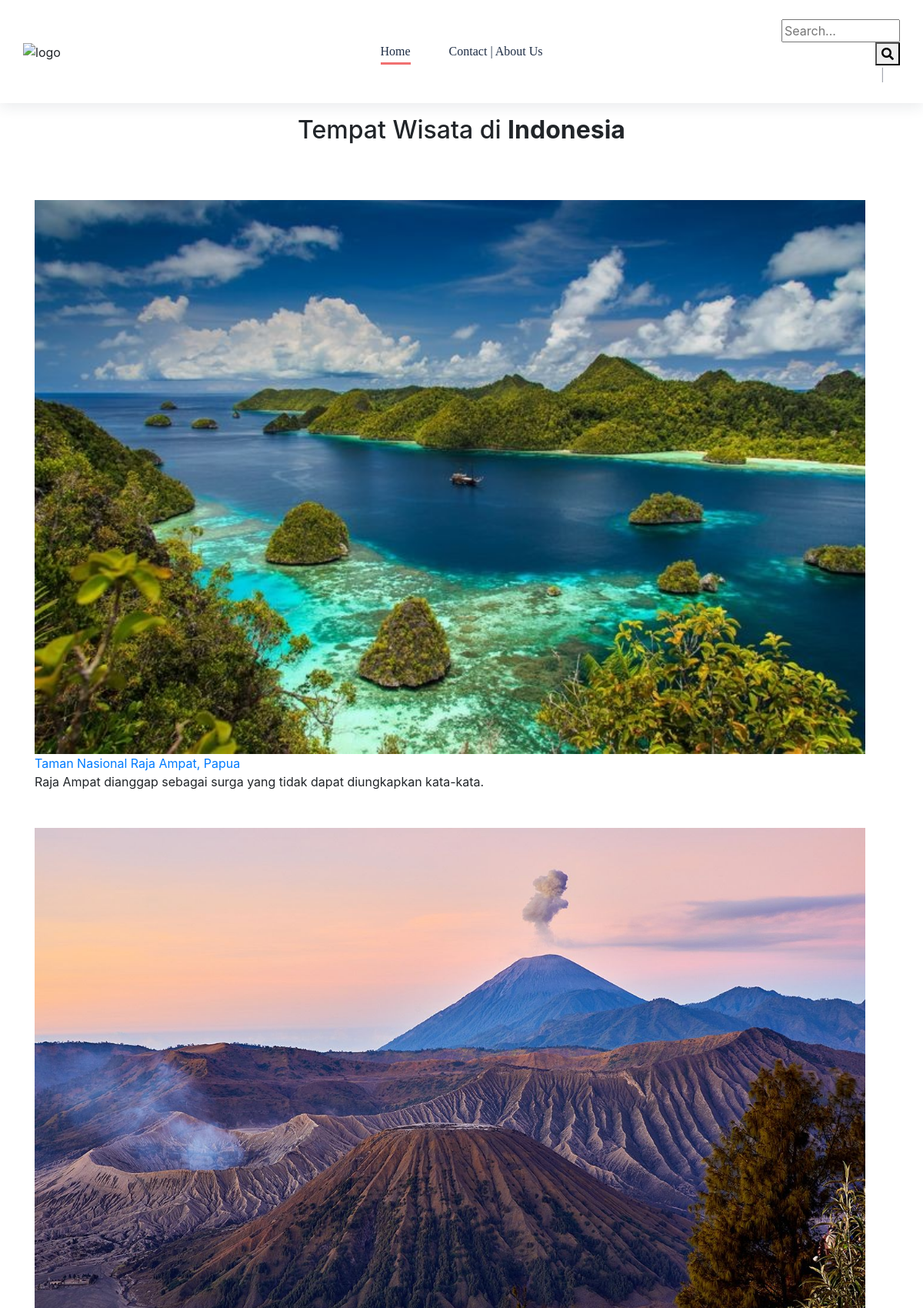
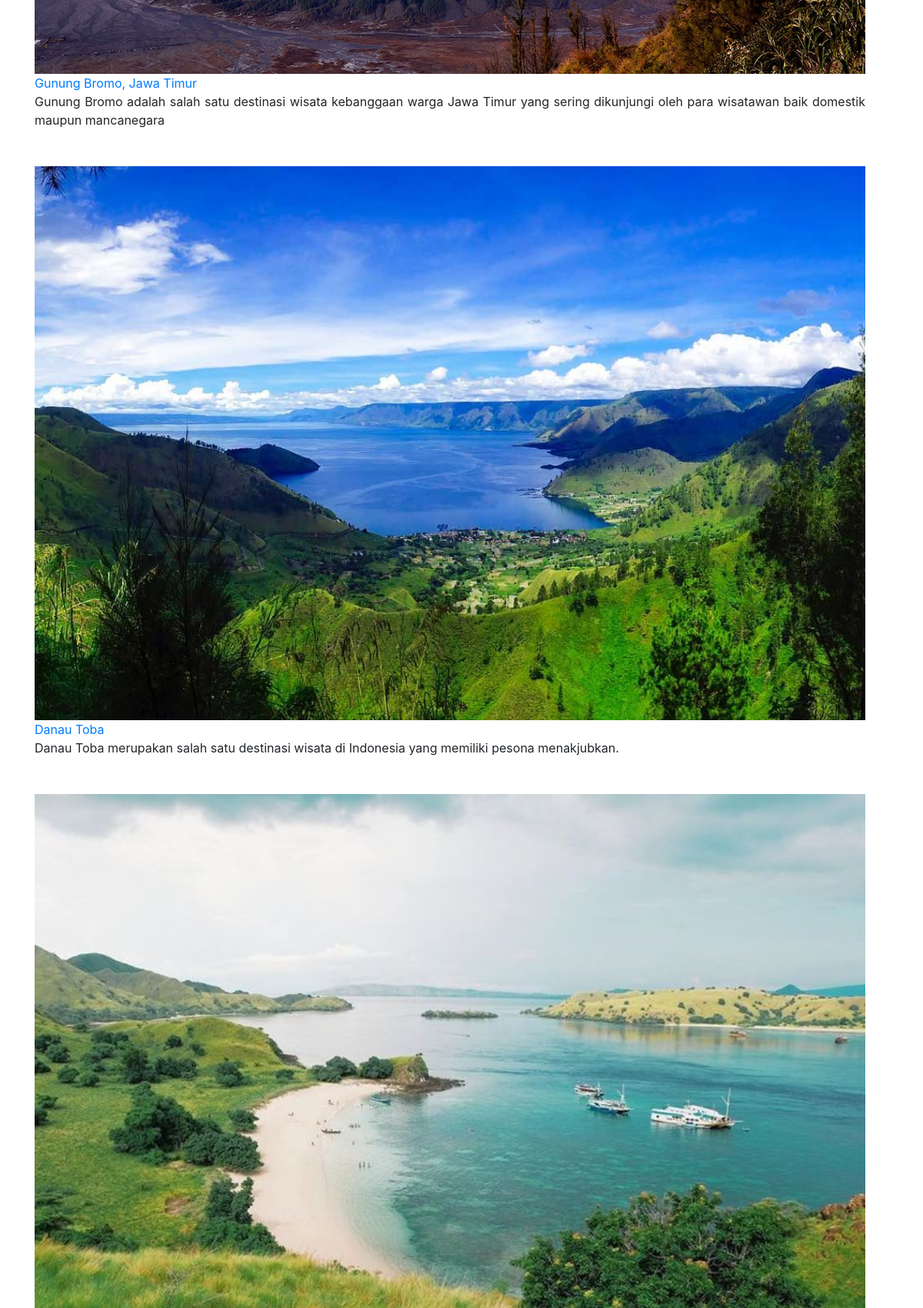
The page /?halaman=2 (upper part) on the database its author committed (2 pictures, top to bottom).
### tables this page shows
CREATE TABLE `pages` (
  `id` int(12) NOT NULL,
  `foto` varchar(255) NOT NULL,
  `title` varchar(100) NOT NULL,
  `content` varchar(255) NOT NULL,
  `created_at` timestamp NOT NULL DEFAULT current_timestamp(),
  `updated_at` timestamp NOT NULL DEFAULT current_timestamp(),
  `deleted_at` timestamp NULL DEFAULT NULL
);

### index.php (the view, shortened to what this page needs)
<?php
require_once 'admin/config/db.php';
function query($query){
  global $db;
$result = mysqli_query($db, $query);
$rows = [];
while($row = mysqli_fetch_assoc($result)){
  $rows[] = $row;
}
return $rows;
}
$jumlahDataPerHalaman = 5;
$jumlahData = count(query("SELECT * FROM pages"));
$halamanAktif = (isset($_GET["halaman"])) ? $_GET["halaman"] : 1;
$awalData = ($jumlahDataPerHalaman * $halamanAktif) - $jumlahDataPerHalaman;
$pgs = query("SELECT * FROM pages LIMIT $awalData,$jumlahDataPerHalaman");
?>
<!DOCTYPE html>
<html lang="en">
  <head>
    <link rel="stylesheet" href="assets/css/style.css">
    <link rel="stylesheet" href="assets/css/slick.css">
    <link rel="stylesheet" href="assets/css/jquery-ui.css">
    <link rel="stylesheet" href="assets/css/custom_bootstrap.css">
    <link href="admin/assets/fontawesome-free/css/all.min.css" rel="stylesheet">
    <link rel="stylesheet" href="assets/css/plyr.css">
    <link rel="stylesheet" href="assets/css/aos.css">
    <link rel="stylesheet" href="assets/css/animate.css">
    <link rel="stylesheet" href="assets/css/themify-icons.css">
  </head>
  <body>
    <div id="main">
      <header>
        <div class="header-wrapper">
          <div class="container">
            <div class="header-menu">
              <div class="row no-gutters align-items-center justify-content-center">
                <div class="col-4 col-md-2">
                  <a class="logo" disabled="">
                    <img src="assets/images/index/traveller.jpg" alt="logo" width="90%">
                  </a>
                </div>
                <div class="col-8 col-md-8">
                <nav class="navigation">
                  <ul>
                    <li class="nav-item"><a class="pisen-nav-link active" href="index.php">Home</a></i>
                    <li class="nav-item"><a class="pisen-nav-link" href="cas.php">Contact | About Us</a></li>
                  </ul>
                </nav>
              </div>
              <div class="col-0 col-xl-2">
                <div class="menu-function">
                  <div id="search">
                  <form action="" method="post">
                    <input type="text" name="keyword" id="" size="10" autofocus placeholder="Search..." autocomplete="off">
                    <button type="submit" name="cari"><i class="fas fa-search"></i></button>
                  </form>
                  </div>
                </div>
              </div>
            </div>
          </div>
        </div>
      </header>
      <h2 class="text-center"> Tempat Wisata di <b>Indonesia</b> </h2> <br>
      <?php foreach($pgs as $row) : ?>
      <section>
        <div class="container">
          <div class="container row justify-content-center">
            <div class="col-12 col-md-12" align="justify">
              <div class="post-block post-classic">
                <div class="post-img mt-5 text-center">
                  <img src="assets/images/index/<?= $row["foto"]; ?>" width="100%" alt="post image">
                </div>
                <div class="post-detail">
                  <a class="post-title regular" href="detail.php?id=<?= $row["id"]; ?>"> <?php echo $row["title"]; ?> </a>
                  <p class="post-describe">
                    <?php echo $row["content"]; ?>
                  </p>
                </div>
              </div>
            </div>
          </div>
        </div>
      </section>
      <?php endforeach; ?>
    </div>
  </body>
</html>

### assets/css/style.css (style rules this page uses)
header { position: fixed; top: 0; left: 0; z-index: 20; width: 100vw; transition: .4s ease; }
header .header-wrapper { box-shadow: 0px 4px 18px 0 rgba(32, 45, 73, 0.1); background-color: #fff; padding: 25px 0; transition: .4s ease; }
header .header-wrapper .logo { display: inline-block; }
header .header-wrapper .header-menu ul { text-align: center; padding-left: 0; margin-bottom: 0; }
header .header-wrapper .header-menu ul .nav-item { list-style: none; display: inline-block; }
header .header-wrapper .header-menu ul .nav-item .pisen-nav-link { font-family: "Cerebri-bold"; font-size: 16px; color: #1d2c44; line-height: 24px; display: inline-block; -webkit-transition: 0.3s ease; -moz-transition: 0.3s ease; -ms-transition: 0.3s ease; -o-transition: 0.3s ease; transition: 0.3s ease; display: inline-block; padding: 15px 25px; position: relative; text-transform: capitalize; }
header .header-wrapper .header-menu ul .nav-item .pisen-nav-link:before { background-color: #f17070; content: ""; display: block; position: absolute; height: 3px; width: 0px; bottom: 10px; -webkit-transition: all 0.4s cubic-bezier(0.22, 0.68, 0, 1.71); -moz-transition: all 0.4s cubic-bezier(0.22, 0.68, 0, 1.71); -ms-transition: all 0.4s cubic-bezier(0.22, 0.68, 0, 1.71); -o-transition: all 0.4s cubic-bezier(0.22, 0.68, 0, 1.71); transition: all 0.4s cubic-bezier(0.22, 0.68, 0, 1.71); }
header .header-wrapper .header-menu ul .nav-item .pisen-nav-link.active:before { width: calc(100% - 50px); }
header .header-wrapper .menu-function { text-align: right; }
header .header-wrapper .menu-function #search { display: inline-block; }
header .header-wrapper .menu-function #search:after { content: "|"; margin: 0 20px; font-size: 16px; color: #a4a8b0; }
#main { padding-top: 150px; }

### rows shown on the page
pages: foto (picture), title "Taman Nasional Raja Ampat, Papua", content "Raja Ampat dianggap sebagai surga yang tidak dapat diungkapkan kata-kata."
pages: foto (picture), title "Gunung Bromo, Jawa Timur", content "Gunung Bromo adalah salah satu destinasi wisata kebanggaan warga Jawa Timur yang sering dikunjungi oleh para wisatawan baik domestik maupun mancanegara"
pages: foto (picture), title "Danau Toba", content "Danau Toba merupakan salah satu destinasi wisata di Indonesia yang memiliki pesona menakjubkan."
pages: foto (picture)
